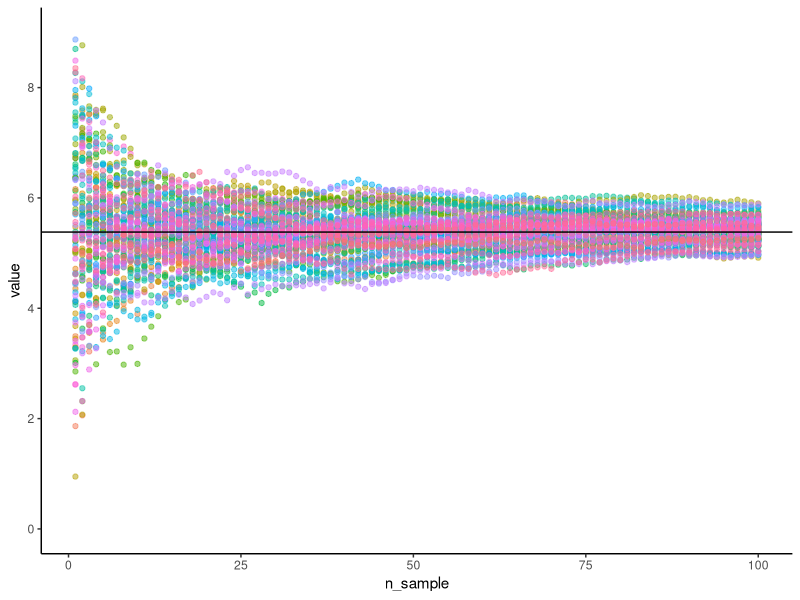

This figure's R source:
library(tidyverse)
library(TTR)


Lugol_stats <- data.frame("Experiment"= c("EXP","STAT","LSTAT_NH4", "LSTAT_NO3"), "Mean_c_length" = c(5.3807, 3.8943, NaN, NaN), "Variance_c_length" = c(2.0677, 1.6253,NaN,NaN))


Variance_EXP <-2.0833 


Raw_dataframe_exp <- data.frame(matrix(0, ncol = 100, nrow = 100))


for (i in 1:length(Raw_dataframe_exp)) {
  
  
  Raw_dataframe_exp[i,]<- rnorm(100, mean=5.3807, sd=2.0677)
  
  }



Sliding_mean_exp <-data.frame(matrix(0, ncol = 2, nrow = 100))
Sliding_sd_exp <-data.frame(matrix(0, ncol = 100, nrow = 100))

for (i in 1:length(Raw_dataframe_exp)) { 
  
  Sliding_mean_exp[,i]  <- runMean(Raw_dataframe_exp[,i], n=1, cumulative = TRUE)
  Sliding_sd_exp[i,] <- runSD(Raw_dataframe_exp[,i], n=1, cumulative = TRUE)
  
  
  
}

data_long <- gather(Sliding_mean_exp)
data_long$n_sample <- rep(1:100, times=100)


ggplot(data_long, aes(x=n_sample, y=value, color=key))+
  geom_point(show.legend = FALSE, alpha=0.5)+
  geom_hline(aes(yintercept=5.3807),show.legend = FALSE)+
  #geom_hline(aes(yintercept=5.3807-2.0677))+
  #geom_hline(aes(yintercept=5.3807+2.0677))+
  scale_y_continuous(limits = c(0,9), n.breaks = 6)+
  theme_classic()
